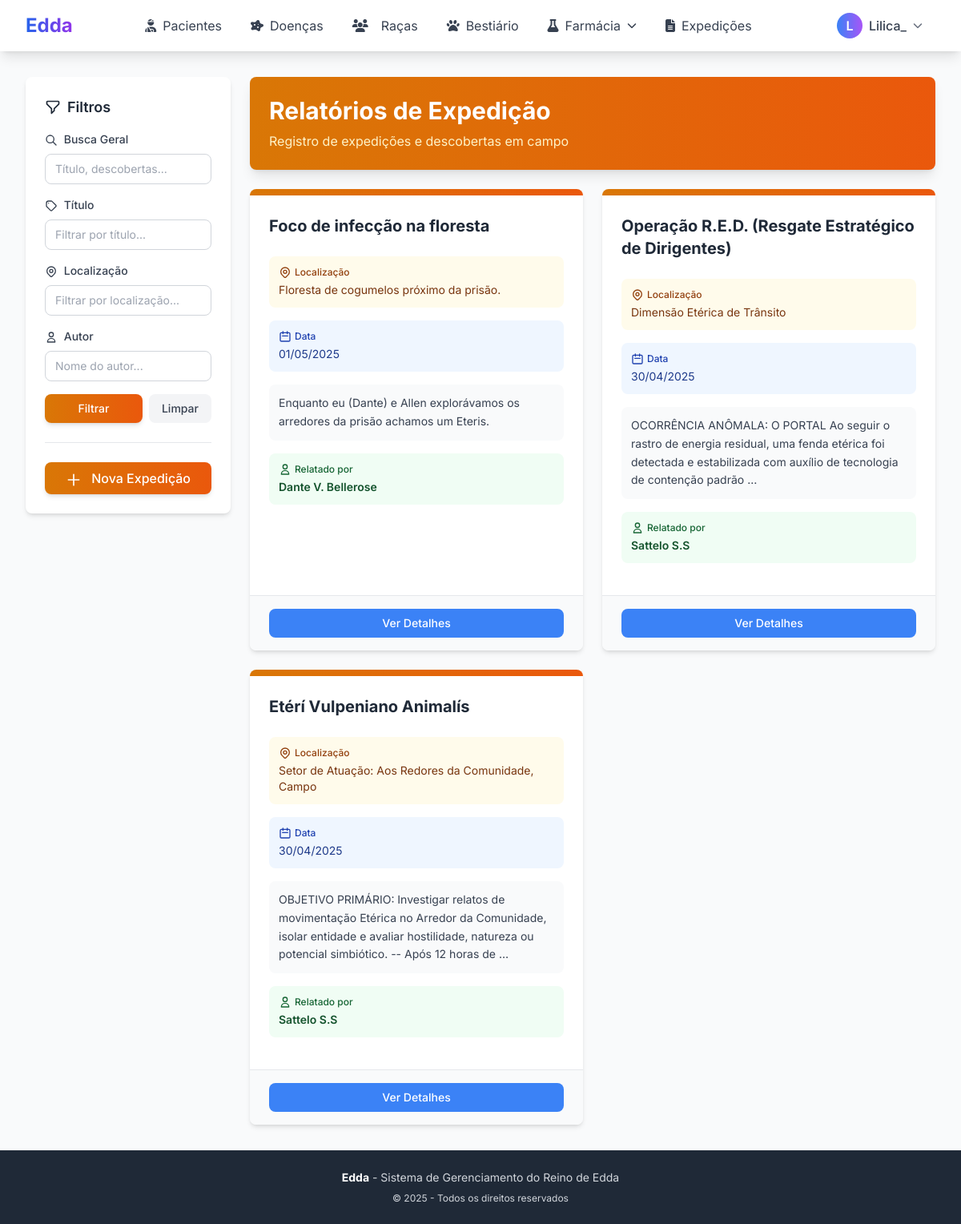
The page /relatorios/ (signed in) on the database its author committed.
### medsystem/core/models.py (models this page shows, shortened)
class Usuario(AbstractUser):
    TIPO_CHOICES = [
        ('MED', 'Médico'),
        ('OUT', 'Outro'),
        ('ADM', 'Administrador'),
    ]
    nickname = models.CharField(max_length=100)
    tipo = models.CharField(max_length=3, choices=TIPO_CHOICES, default='OUT')
    cidade = models.ForeignKey('Cidade', on_delete=models.SET_NULL, null=True, blank=True)

class RelatorioExpedicao(models.Model):
    titulo = models.CharField(max_length=200)
    localizacao = models.CharField(max_length=200)
    data = models.DateTimeField(auto_now_add=True)
    descobertas = models.TextField()
    observacoes = models.TextField(blank=True)
    autor = models.ForeignKey(Usuario, on_delete=models.CASCADE)
    class Meta:
        ordering = ['-data']

### medsystem/core/views.py (the view, shortened to what this page needs)
# urls.py: path('relatorios/', RelatorioExpedicaoListView.as_view(), name='relatorio-list'),
class RelatorioExpedicaoListView(LoginRequiredMixin, ListView):
    model = RelatorioExpedicao
    template_name = 'core/relatorio_list.html'
    context_object_name = 'relatorios'
    ordering = ['-data']
    def get_queryset(self):
        queryset = super().get_queryset()
        titulo = self.request.GET.get('titulo')
        if titulo:
            queryset = queryset.filter(titulo__icontains=titulo)
        localizacao = self.request.GET.get('localizacao')
        if localizacao:
            queryset = queryset.filter(localizacao__icontains=localizacao)
        autor = self.request.GET.get('autor')
        if autor:
            queryset = queryset.filter(autor__nickname__icontains=autor)
        busca = self.request.GET.get('busca')
        return queryset

### medsystem/core/context_processors.py (called while the page is built)
def medico_context(request):
    is_medico = request.user.is_authenticated and request.user.tipo == 'MED'
    is_admin = request.user.is_authenticated and request.user.tipo == 'ADM'
    return {
        'is_medico': is_medico,
        'is_admin': is_admin,
        'is_medico_or_admin': is_medico or is_admin
    }

### medsystem/core/templates/core/relatorio_list.html (shortened to what this page needs)
{% extends 'core/base.html' %}
{% load static %}
{% block content %}
<div class="flex flex-col lg:flex-row gap-6">
    <aside class="lg:w-64 flex-shrink-0">
        <div class="bg-white rounded-lg shadow-md p-6 sticky top-4">
            <h3 class="text-lg font-semibold text-gray-800 mb-4 flex items-center gap-2">
                <svg class="w-5 h-5" fill="none" stroke="currentColor" viewBox="0 0 24 24">
                    <path stroke-linecap="round" stroke-linejoin="round" stroke-width="2" d="M3 4a1 1 0 011-1h16a1 1 0 011 1v2.586a1 1 0 01-.293.707l-6.414 6.414a1 1 0 00-.293.707V17l-4 4v-6.586a1 1 0 00-.293-.707L3.293 7.293A1 1 0 013 6.586V4z"></path>
                </svg>
                Filtros
            </h3>
            <form method="get" class="space-y-4">
                <div>
                    <label for="busca" class="block text-sm font-medium text-gray-700 mb-2">
                        <svg class="w-4 h-4 inline-block mr-1" fill="none" stroke="currentColor" viewBox="0 0 24 24">
                            <path stroke-linecap="round" stroke-linejoin="round" stroke-width="2" d="M21 21l-6-6m2-5a7 7 0 11-14 0 7 7 0 0114 0z"></path>
                        </svg>
                        Busca Geral
                    </label>
                    <input type="text" id="busca" name="busca" value="{{ request.GET.busca }}"
                           placeholder="Título, descobertas..."
                           class="w-full px-3 py-2 border border-gray-300 rounded-lg focus:ring-2 focus:ring-amber-500 focus:border-transparent text-sm">
                </div>
                <div>
                    <label for="titulo" class="block text-sm font-medium text-gray-700 mb-2">
                        <svg class="w-4 h-4 inline-block mr-1" fill="none" stroke="currentColor" viewBox="0 0 24 24">
                            <path stroke-linecap="round" stroke-linejoin="round" stroke-width="2" d="M7 7h.01M7 3h5c.512 0 1.024.195 1.414.586l7 7a2 2 0 010 2.828l-7 7a2 2 0 01-2.828 0l-7-7A1.994 1.994 0 013 12V7a4 4 0 014-4z"></path>
                        </svg>
                        Título
                    </label>
                    <input type="text" id="titulo" name="titulo" value="{{ request.GET.titulo }}"
                           placeholder="Filtrar por título..."
                           class="w-full px-3 py-2 border border-gray-300 rounded-lg focus:ring-2 focus:ring-amber-500 focus:border-transparent text-sm">
                </div>
                <div>
                    <label for="localizacao" class="block text-sm font-medium text-gray-700 mb-2">
                        Localização
                    </label>
                    <input type="text" id="localizacao" name="localizacao" value="{{ request.GET.localizacao }}"
                           placeholder="Filtrar por localização..."
                           class="w-full px-3 py-2 border border-gray-300 rounded-lg focus:ring-2 focus:ring-amber-500 focus:border-transparent text-sm">
                </div>
                <div>
                    <label for="autor" class="block text-sm font-medium text-gray-700 mb-2">
                        <svg class="w-4 h-4 inline-block mr-1" fill="none" stroke="currentColor" viewBox="0 0 24 24">
                            <path stroke-linecap="round" stroke-linejoin="round" stroke-width="2" d="M16 7a4 4 0 11-8 0 4 4 0 018 0zM12 14a7 7 0 00-7 7h14a7 7 0 00-7-7z"></path>
                        </svg>
                        Autor
                    </label>
                    <input type="text" id="autor" name="autor" value="{{ request.GET.autor }}"
                           placeholder="Nome do autor..."
                           class="w-full px-3 py-2 border border-gray-300 rounded-lg focus:ring-2 focus:ring-amber-500 focus:border-transparent text-sm">
                </div>
                <div class="flex gap-2">
                    <button type="submit"
                            class="flex-1 px-4 py-2 bg-gradient-to-r from-amber-600 to-orange-600 text-white rounded-lg hover:from-amber-700 hover:to-orange-700 transition-all duration-200 text-sm font-medium shadow-md hover:shadow-lg">
                        Filtrar
                    </button>
                    <a href="{% url 'relatorio-list' %}"
                       class="px-4 py-2 bg-gray-100 text-gray-700 rounded-lg hover:bg-gray-200 transition-colors duration-200 text-sm font-medium">
                        Limpar
                    </a>
                </div>
            </form>
            <div class="mt-6 pt-6 border-t border-gray-200">
                <a href="{% url 'relatorio-create' %}"
                   class="block w-full px-4 py-2 bg-gradient-to-r from-amber-600 to-orange-600 text-white rounded-lg hover:from-amber-700 hover:to-orange-700 transition-all duration-200 text-center font-medium shadow-md hover:shadow-lg">
                    <svg class="w-5 h-5 inline-block mr-2" fill="none" stroke="currentColor" viewBox="0 0 24 24">
                        <path stroke-linecap="round" stroke-linejoin="round" stroke-width="2" d="M12 4v16m8-8H4"></path>
                    </svg>
                    Nova Expedição
                </a>
            </div>
        </div>
    </aside>
    <main class="flex-1">
        <div class="bg-gradient-to-r from-amber-600 to-orange-600 rounded-lg shadow-lg p-6 mb-6">
            <h1 class="text-3xl font-bold text-white mb-2">Relatórios de Expedição</h1>
            <p class="text-amber-100">Registro de expedições e descobertas em campo</p>
        </div>
        <div class="grid grid-cols-1 md:grid-cols-2 xl:grid-cols-3 gap-6">
            {% if object_list %}
                {% for relatorio in object_list %}
                <div class="bg-white rounded-lg shadow-md hover:shadow-xl transition-all duration-300 overflow-hidden flex flex-col">
                    <div class="h-2 bg-gradient-to-r from-amber-600 to-orange-600"></div>
                    <div class="p-6 flex-1">
                        <div class="flex items-start justify-between mb-4">
                            <div class="flex-1">
                                <h3 class="text-xl font-bold text-gray-800 mb-2">{{ relatorio.titulo }}</h3>
                            </div>
                        </div>
                        {% if relatorio.localizacao %}
                        <div class="bg-amber-50 p-3 rounded-lg mb-4">
                            <p class="text-amber-800 text-xs font-medium mb-1 flex items-center gap-1">
                                Localização
                            </p>
                            <p class="text-amber-900 text-sm">{{ relatorio.localizacao }}</p>
                        </div>
                        {% endif %}
                        {% if relatorio.data %}
                        <div class="bg-blue-50 p-3 rounded-lg mb-4">
                            <p class="text-blue-800 text-xs font-medium mb-1 flex items-center gap-1">
                                <svg class="w-4 h-4" fill="none" stroke="currentColor" viewBox="0 0 24 24">
                                    <path stroke-linecap="round" stroke-linejoin="round" stroke-width="2" d="M8 7V3m8 4V3m-9 8h10M5 21h14a2 2 0 002-2V7a2 2 0 00-2-2H5a2 2 0 00-2 2v12a2 2 0 002 2z"></path>
                                </svg>
                                Data
                            </p>
                            <p class="text-blue-900 text-sm">{{ relatorio.data|date:"d/m/Y" }}</p>
                        </div>
                        {% endif %}
                        {% if relatorio.descobertas %}
                        <div class="bg-gray-50 p-3 rounded-lg mb-4">
                            <p class="text-gray-700 text-sm leading-relaxed">{{ relatorio.descobertas|truncatewords:25 }}</p>
                        </div>
                        {% endif %}
                        {% if relatorio.autor %}
                        <div class="bg-green-50 p-3 rounded-lg mb-4">
                            <p class="text-green-800 text-xs font-medium mb-1 flex items-center gap-1">
                                <svg class="w-4 h-4" fill="none" stroke="currentColor" viewBox="0 0 24 24">
                                    <path stroke-linecap="round" stroke-linejoin="round" stroke-width="2" d="M16 7a4 4 0 11-8 0 4 4 0 018 0zM12 14a7 7 0 00-7 7h14a7 7 0 00-7-7z"></path>
                                </svg>
                                Relatado por
                            </p>
                            <p class="text-green-900 text-sm font-semibold">{{ relatorio.autor.nickname }}</p>
                        </div>
                        {% endif %}
                    </div>
                    <div class="px-6 py-4 bg-gray-50 border-t border-gray-200">
                        <div class="flex gap-2">
                            <a href="{% url 'relatorio-detail' relatorio.pk %}"
                               class="flex-1 px-4 py-2 bg-blue-500 text-white rounded-lg hover:bg-blue-600 transition-colors duration-200 text-center text-sm font-medium">
                                Ver Detalhes
                            </a>
                        </div>
                    </div>
                </div>
                {% endfor %}
            {% endif %}
        </div>
    </main>
</div>
{% endblock %}

### medsystem/core/templates/core/base.html (shortened to what this page needs)
<!DOCTYPE html>
<html lang="pt-br" class="h-full">
<head>
    <script src="https://cdn.tailwindcss.com"></script>
    <link rel="stylesheet" href="https://cdnjs.cloudflare.com/ajax/libs/font-awesome/6.4.0/css/all.min.css">
</head>
<body class="bg-gray-50 flex flex-col min-h-screen">
    <nav class="bg-white shadow-lg">
        <div class="max-w-7xl mx-auto px-4 sm:px-6 lg:px-8">
            <div class="flex justify-between h-16">
                <div class="flex items-center">
                    <a href="{% url 'home' %}" class="flex items-center">
                        <span class="text-2xl font-bold bg-gradient-to-r from-blue-600 to-purple-600 bg-clip-text text-transparent">Edda</span>
                    </a>
                </div>
                {% if user.is_authenticated %}
                <div class="hidden md:flex items-center space-x-1">
                    {% if is_medico_or_admin %}
                    <a href="{% url 'paciente-list' %}" class="px-4 py-2 rounded-lg text-gray-700 hover:bg-blue-50 hover:text-blue-600 transition flex items-center gap-2">
                        <i class="fas fa-user-injured"></i>
                        <span>Pacientes</span>
                    </a>
                    {% endif %}
                    <a href="{% url 'doenca-list' %}" class="px-4 py-2 rounded-lg text-gray-700 hover:bg-blue-50 hover:text-blue-600 transition flex items-center gap-2">
                        <i class="fas fa-disease"></i>
                        <span>Doenças</span>
                    </a>
                    <a href="{% url 'raca-list' %}" class="px-4 py-2 rounded-lg text-gray-700 hover:bg-blue-50 hover:text-blue-600 transition flex items-center gap-2">
                        <i class="fas fa-users mr-2"></i>
                        <span>Raças</span>
                    </a>
                    <a href="{% url 'besta-list' %}" class="px-4 py-2 rounded-lg text-gray-700 hover:bg-blue-50 hover:text-blue-600 transition flex items-center gap-2">
                        <i class="fas fa-paw"></i>
                        <span>Bestiário</span>
                    </a>
                    <div class="relative">
                        <button onclick="toggleDropdown('farmacia-dropdown')" class="px-4 py-2 rounded-lg text-gray-700 hover:bg-purple-50 hover:text-purple-600 transition flex items-center gap-2">
                            <i class="fas fa-flask"></i>
                            <span>Farmácia</span>
                            <i class="fas fa-chevron-down text-xs"></i>
                        </button>
                    </div>
                    <a href="{% url 'relatorio-list' %}" class="px-4 py-2 rounded-lg text-gray-700 hover:bg-blue-50 hover:text-blue-600 transition flex items-center gap-2">
                        <i class="fas fa-file-alt"></i>
                        <span>Expedições</span>
                    </a>
                </div>
                <div class="flex items-center gap-4">
                    <div class="relative">
                        <button onclick="toggleDropdown('user-dropdown')" class="flex items-center gap-2 px-4 py-2 rounded-lg hover:bg-gray-100 transition">
                            <div class="w-8 h-8 bg-gradient-to-r from-blue-500 to-purple-500 rounded-full flex items-center justify-center text-white font-semibold">
                                {{ user.nickname|first|upper }}
                            </div>
                            <span class="hidden md:block font-medium text-gray-700">{{ user.nickname }}</span>
                            <i class="fas fa-chevron-down text-xs text-gray-500"></i>
                        </button>
                    </div>
                </div>
                {% endif %}
            </div>
        </div>
    </nav>
    <main class="flex-grow">
        <div class="max-w-7xl mx-auto px-4 sm:px-6 lg:px-8 py-8">
            {% block content %}{% endblock %}
        </div>
    </main>
    <footer class="bg-gray-800 text-gray-300 mt-auto">
        <div class="max-w-7xl mx-auto px-4 sm:px-6 lg:px-8 py-6">
            <div class="text-center">
                <p class="text-sm">
                    <strong class="text-white">Edda</strong> - Sistema de Gerenciamento do Reino de Edda
                </p>
                <p class="text-xs mt-2">© {% now "Y" %} - Todos os direitos reservados</p>
            </div>
        </div>
    </footer>
</body>
</html>

### medsystem/core/templates/core/base.html (style rules this page uses)
body { font-family: 'Inter', sans-serif; }

### rows shown on the page
Usuario: nickname|first "L", nickname "Lilica_"
RelatorioExpedicao: titulo "Foco de infecção na floresta", localizacao "Floresta de cogumelos próximo da prisão.", data "01/05/2025", descobertas "Enquanto eu (Dante) e Allen explorávamos os arredores da prisão achamos um Eteris.", autor.nickname "Dante V. Bellerose"
RelatorioExpedicao: titulo "Operação R.E.D. (Resgate Estratégico de Dirigentes)", localizacao "Dimensão Etérica de Trânsito", data "30/04/2025", descobertas "OCORRÊNCIA ANÔMALA: O PORTAL Ao seguir o rastro de energia residual, uma fenda etérica foi detectada e estabilizada com auxílio de tecnologia de contenção padrão …", autor.nickname "Sattelo S.S"
RelatorioExpedicao: titulo "Etérí Vulpeniano Animalís", localizacao "Setor de Atuação: Aos Redores da Comunidade, Campo", data "30/04/2025", descobertas "OBJETIVO PRIMÁRIO: Investigar relatos de movimentação Etérica no Arredor da Comunidade, isolar entidade e avaliar hostilidade, natureza ou potencial simbiótico. -- Após 12 horas de …", autor.nickname "Sattelo S.S"
